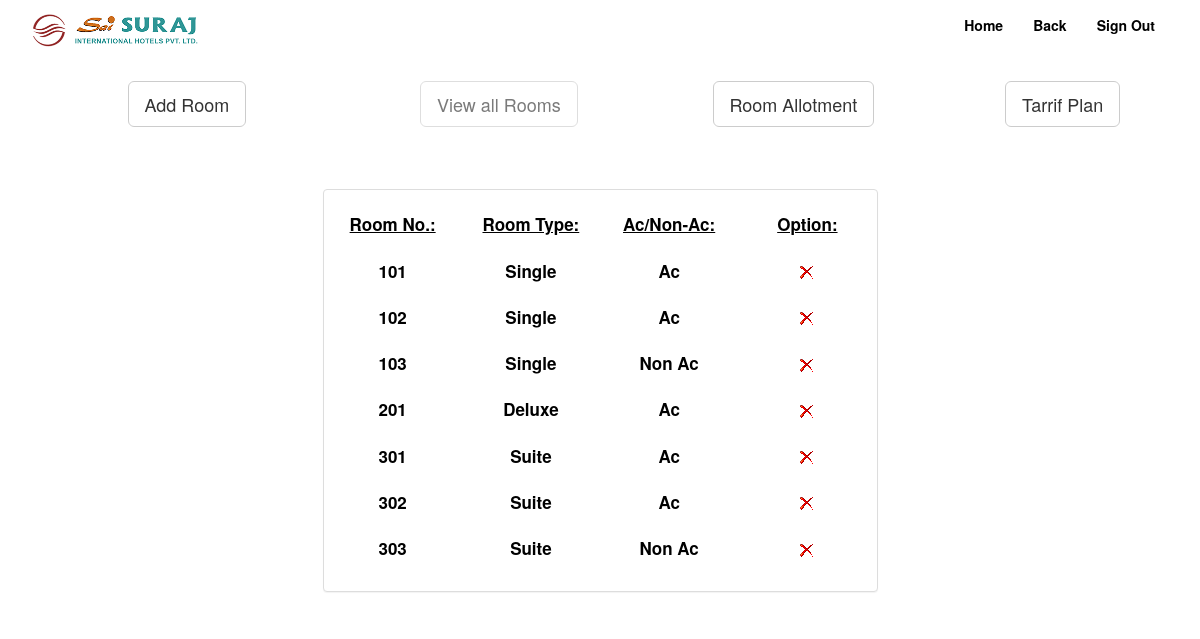
Screenshot of /admin/viewroom.php (signed in) with the database file from the repository.
### tables this page shows
CREATE TABLE IF NOT EXISTS `roomtypes` (
  `roomno` int(11) NOT NULL,
  `roomtype` varchar(35) NOT NULL,
  `ac` varchar(6) NOT NULL DEFAULT 'Non ac'
);

### admin/viewroom.php (the view, shortened to what this page needs)
<!DOCTYPE html>
<html>
<head>
    <link href="../css/bootstrap.min.css" rel="stylesheet">
    <link href="../css/font-awesome.min.css" rel="stylesheet">
    <link href="../css/styles.css" rel="stylesheet">
    <link href="../css/full-slider.css" rel="stylesheet">
</head>
<body>
  <div class="navbar-wrapper">
                <div class="container-fluid">
                    <nav class="navbar navbar-default">
                        <div class="container">
                            <div class="navbar-header">
                                <a class="logo" href="index.html"><img src="img/index.png"></a>
                            </div>
                            <div id="navbar" class="navbar-collapse collapse">
                                <ul class="nav navbar-nav navbar-right">
                                    <li><a href="admincpanel.php"><font color="black"><b>Home</b></font></span></a></li>
                                    <li><a href="room.php"><font color="black"><b>Back</b></font></span></a></li>
                                    <li><a href="signout.php"><font color="black"><b>Sign Out</b></font></a></li>
                                </ul>
                            </div>
                        </div>
                    </nav>
                </div>
  </div>
  <div class="container">
    <div class="row">
        <div class="col-md-1"></div>
        <div class="col-md-3"><a href="newroom.php" class="btn btn-default btn-lg" role="button">Add Room</a></div>
        <div class="col-md-3"><a href="viewroom.php" class="btn btn-default btn-lg disabled" role="button">View all Rooms</a></div>
        <div class="col-md-3"><a href="checkincout.php" class="btn btn-default btn-lg" role="button">Room Allotment</a></div>
        <div class="col-md-2"><a href="tariff.php" class="btn btn-default btn-lg" role="button">Tarrif Plan</a></div>
    </div>
  </div>
<?php
    if ( $_SESSION['username'])
        {
            $user=$_SESSION['username'];
            $ex0=mysql_query("SELECT * FROM adminlogin WHERE user='$user'") or die(mysql_error());
            $count=mysql_num_rows($ex0);
            echo "<center><strong><b><br><font color='white' size='3%'><u>Welcome ".$_SESSION['username']."</u></font></b><br><br></center></strong>";
            echo "<div class='container'>
                                <div class='row'>
                                    <div class='col-sm-3'></div>
                                    <div class='col-sm-6'>
                                        <div class='panel panel-default'>
                                            <div class='panel-body form-horizontal payment-form'>";
                                            echo "<div class='form-group'>
                                            <label for='roomno' class='col-sm-3 control-label'><center><u>Room No.:</u></center></label>
                                            <label for='type' class='col-sm-3 control-label'><center><u>Room Type:</u></center></label>
                                            <label for='option' class='col-sm-3 control-label'><center><u>Ac/Non-Ac:</u></center></label>
                                            <label for='option' class='col-sm-3 control-label'><center><u>Option:</u></center></label>
                                      </div>";
            if($count)
                {
                if(!isset($_POST['delete']) && !isset($_GET['roomno']))
                    {
                        $ex=mysql_query("SELECT * FROM roomtypes") or die(mysql_error());
                        $count=mysql_num_rows($ex);
                        if($count)
                            {
                                while($row=mysql_fetch_assoc($ex))
                                    {
                                        $roomno     =$row['roomno'];
                                        $type       =$row['roomtype'];
                                        $optn       =$row['ac'];
                                        echo "<div class='form-group'>
                                                    <label for='roomno' class='col-sm-3 control-label'><center>$roomno</center></label>
                                                    <label for='type' class='col-sm-3 control-label'><center>$type</center></label>
                                                    <label for='option' class='col-sm-3 control-label'><center>$optn</center></label>
                                                    <label for='option' class='col-sm-3 control-label'><center><a href='viewroom.php?roomno=$roomno&delete=yes'><img src='img/b_drop.png'></a></center></label>
                                              </div>";
                                    }
                            }
                    }
                    echo " </div>
            </div>
          </form>
        </div>
        <div class='col-sm-3'></div>
    </div>
</div>";
                }
                else
                    {
                        header("Location:../login.php");
                    }
        }
?>
</body>
</html>

### css/styles.css (style rules this page uses)
body { background: #8999A8; background: url(http://i.imgur.com/GHr12sH.jpg) no-repeat center center fixed; -webkit-background-size: cover; -moz-background-size: cover; -o-background-size: cover; background-size: cover; }
.funkyradio input[type="radio"]:focus ~ label:before, { box-shadow: 0 0 0 3px #999; }
.navbar, .dropdown-menu { background:rgba(255,255,255,0.25); border: none; }
.nav>li>a, .dropdown-menu>li>a:focus, .dropdown-menu>li>a:hover, .dropdown-menu>li>a, .dropdown-menu>li { border-bottom: 3px solid transparent; }
.navbar a, .dropdown-menu>li>a, .dropdown-menu>li>a:focus, .dropdown-menu>li>a:hover { color: #fff; }
.logo img { width:50% \9; max-width: 50%; margin-top: 0px; margin-bottom: 1px; }

### css/full-slider.css (style rules this page uses)
html, body { height: 100%; }

### admin/viewroom.php (style rules this page uses)
label { font-size: 17px; font-weight: bold; color: black; }

### rows the page displays
roomtypes: roomno "101", roomtype "Single", ac "Ac"
roomtypes: roomno "102", roomtype "Single", ac "Ac"
roomtypes: roomno "103", roomtype "Single", ac "Non Ac"
roomtypes: roomno "201", roomtype "Deluxe", ac "Ac"
roomtypes: roomno "301", roomtype "Suite", ac "Ac"
roomtypes: roomno "302", roomtype "Suite", ac "Ac"
roomtypes: roomno "303", roomtype "Suite", ac "Non Ac"
